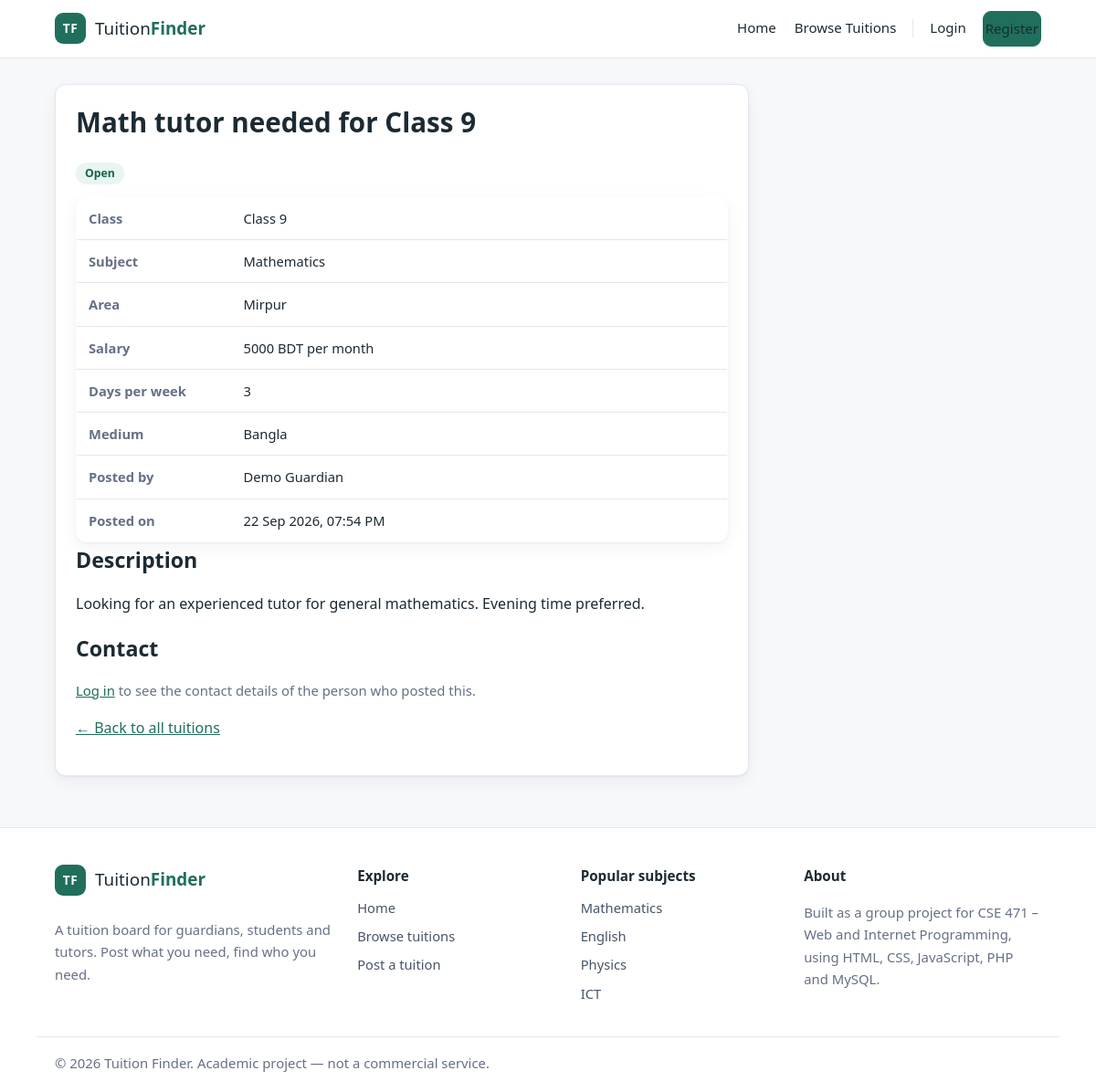
The page /post_details.php?id=1 on the database its author committed.
### tables this page shows
CREATE TABLE tuition_posts (
    post_id      INT AUTO_INCREMENT PRIMARY KEY,
    posted_by    INT            NOT NULL,
    title        VARCHAR(150)   NOT NULL,
    class_level  VARCHAR(50)    NOT NULL,
    subject      VARCHAR(100)   NOT NULL,
    area         VARCHAR(100)   NOT NULL,
    salary       INT            NOT NULL,
    days_per_week TINYINT       NOT NULL,
    medium       ENUM('Bangla','English','Both') NOT NULL DEFAULT 'Bangla',
    description  TEXT           NULL,
    status       ENUM('open','closed') NOT NULL DEFAULT 'open',
    created_at   TIMESTAMP      NOT NULL DEFAULT CURRENT_TIMESTAMP,
    CONSTRAINT fk_post_user
        FOREIGN KEY (posted_by) REFERENCES users(user_id)
        ON DELETE CASCADE,
    INDEX idx_subject (subject),
    INDEX idx_area (area),
    INDEX idx_class (class_level)
);

CREATE TABLE users (
    user_id       INT AUTO_INCREMENT PRIMARY KEY,
    full_name     VARCHAR(100)        NOT NULL,
    email         VARCHAR(150)        NOT NULL UNIQUE,
    phone         VARCHAR(20)         NOT NULL,
    role          ENUM('guardian','tutor','admin') NOT NULL DEFAULT 'guardian',
    password_hash VARCHAR(255)        NOT NULL,
    created_at    TIMESTAMP           NOT NULL DEFAULT CURRENT_TIMESTAMP
);

### includes/functions.php (called while the page is built, shortened)
<?php
function is_logged_in(): bool
{
    return isset($_SESSION['user_id']);
}
function e(?string $value): string
{
    return htmlspecialchars((string) $value, ENT_QUOTES, 'UTF-8');
}
function get_str(string $key): string
{
    return trim((string) ($_GET[$key] ?? ''));
}

### post_details.php (the view, shortened to what this page needs)
<?php
require_once __DIR__ . '/includes/functions.php';
$id = (int) get_str('id');
$stmt = $conn->prepare(
    'SELECT p.*, u.full_name, u.email, u.phone
     FROM tuition_posts p
     JOIN users u ON u.user_id = p.posted_by
     WHERE p.post_id = ?'
);
$stmt->bind_param('i', $id);
$stmt->execute();
$post = $stmt->get_result()->fetch_assoc();
require_once __DIR__ . '/includes/header.php';
?>
<article class="card details">
    <h1><?= e($post['title']) ?></h1>
    <p class="badge <?= $post['status'] === 'open' ? 'badge-open' : 'badge-closed' ?>">
        <?= e(ucfirst($post['status'])) ?>
    </p>
    <table class="details-table">
        <tr><th>Class</th><td><?= e($post['class_level']) ?></td></tr>
        <tr><th>Subject</th><td><?= e($post['subject']) ?></td></tr>
        <tr><th>Area</th><td><?= e($post['area']) ?></td></tr>
        <tr><th>Salary</th><td><?= (int) $post['salary'] ?> BDT per month</td></tr>
        <tr><th>Days per week</th><td><?= (int) $post['days_per_week'] ?></td></tr>
        <tr><th>Medium</th><td><?= e($post['medium']) ?></td></tr>
        <tr><th>Posted by</th><td><?= e($post['full_name']) ?></td></tr>
        <tr><th>Posted on</th><td><?= e(date('d M Y, h:i A', strtotime($post['created_at']))) ?></td></tr>
    </table>
    <?php if (!empty($post['description'])): ?>
        <h2>Description</h2>
        <p><?= nl2br(e($post['description'])) ?></p>
    <?php endif; ?>
    <h2>Contact</h2>
    <?php if (is_logged_in()): ?>
        <p>
            Phone: <strong><?= e($post['phone']) ?></strong><br>
            Email: <strong><?= e($post['email']) ?></strong>
        </p>
    <?php else: ?>
        <p class="muted">
            <a href="login.php">Log in</a> to see the contact details of the person who posted this.
        </p>
    <?php endif; ?>
    <p><a href="browse.php">&larr; Back to all tuitions</a></p>
</article>
<?php require_once __DIR__ . '/includes/footer.php'; ?>

### assets/css/style.css (style rules this page uses)
:root { --brand: #1f6f5c; --brand-dark: #16523f; --brand-light: #e8f6ef; --accent: #e4a11b; --text: #1c2a33; --muted: #667085; --line: #e3e8ef; --bg: #f6f8fa; --card: #ffffff; --danger: #c0392b; --radius: 12px; --shadow: 0 1px 2px rgba(16, 24, 40, .05), 0 6px 18px rgba(16, 24, 40, .05); --shadow-hover: 0 4px 10px rgba(16, 24, 40, .07), 0 14px 32px rgba(16, 24, 40, .09); }
* { box-sizing: border-box; }
body { margin: 0; font-family: "Segoe UI", Tahoma, Arial, sans-serif; background: var(--bg); color: var(--text); line-height: 1.65; -webkit-font-smoothing: antialiased; }
a { color: var(--brand); }
h1 { font-size: 1.85rem; margin: 0 0 14px; line-height: 1.25; }
h2 { font-size: 1.45rem; margin: 0 0 12px; }
.muted { color: var(--muted); font-size: .93rem; }
.card { background: var(--card); border: 1px solid var(--line); border-radius: var(--radius); padding: 22px; box-shadow: var(--shadow); }
.badge { display: inline-block; padding: 2px 10px; border-radius: 999px; font-size: .77rem; font-weight: 600; }
.badge-open { background: var(--brand-light); color: #14664e; }
.data-table, .details-table { width: 100%; border-collapse: collapse; background: var(--card); border: 1px solid var(--line); border-radius: var(--radius); overflow: hidden; font-size: .92rem; box-shadow: var(--shadow); }
.data-table th, .data-table td, .details-table th, .details-table td { padding: 11px 13px; border-bottom: 1px solid var(--line); text-align: left; }
.data-table tbody tr:last-child td, .details-table tr:last-child td, .details-table tr:last-child th { border-bottom: none; }
.details-table th { width: 170px; color: var(--muted); font-weight: 600; }
.details { max-width: 760px; }

### rows shown on the page
tuition_posts: title "Math tutor needed for Class 9", status "Open", class_level "Class 9", subject "Mathematics", area "Mirpur", salary "5000", days_per_week "3", medium "Bangla", posted_by.full_name "Demo Guardian", created_at "22 Sep 2026, 07:54 PM", description "Looking for an experienced tutor for general mathematics. Evening time preferred."
